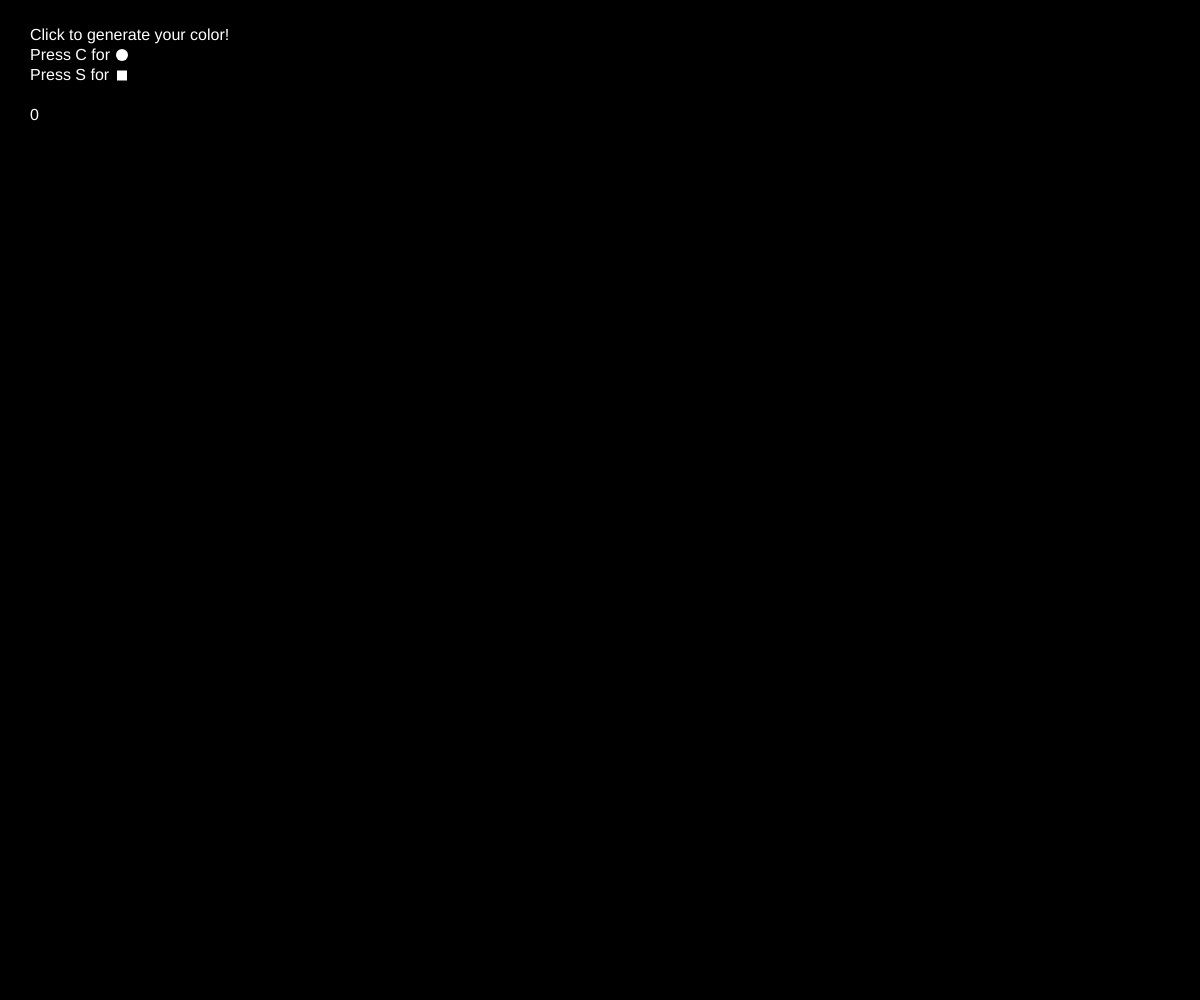
Frame 1 (no input)
Frame 60 (no input): identical to frame 1, image omitted
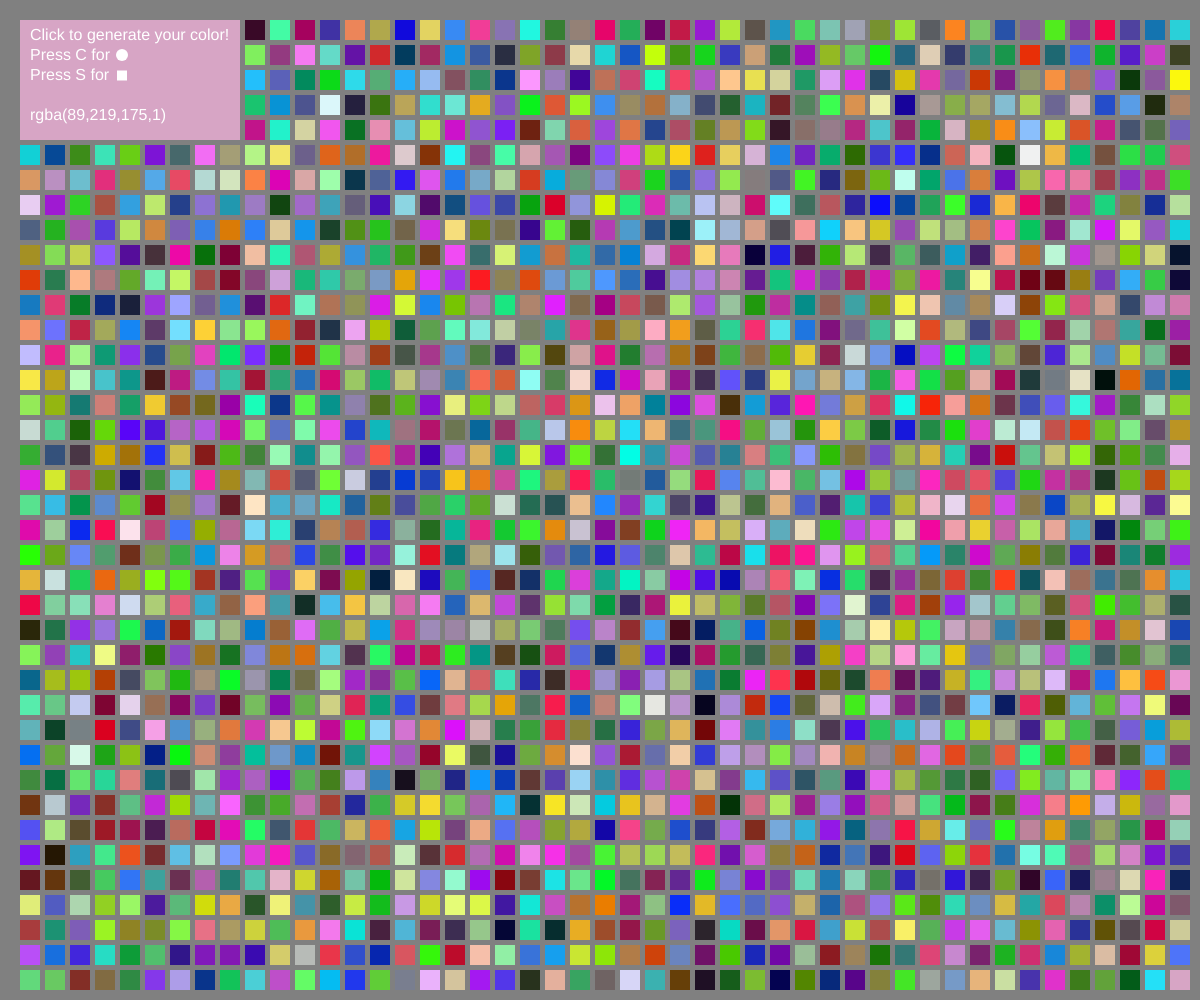
Frame 120 (the mouse pressed at the canvas centre since frame 60)

The p5.js sketch that drew these frames (run headless with seeded random() and noise() and a simulated clock; from frame 60 on, the mouse is pressed at the canvas centre):

// p5.js sketch
// ── sketch.js
let diameter = 20;
let bcolor = 0;
let squareColor = 0;


function preload(){
  // put preload code here

}

function setup() {
  createCanvas(windowWidth,windowHeight);


}

function draw(){

let bWhite = map(mouseX, 0, width, 0, 255);
 let bBlack = map(mouseY, 0, height, 0, 255);
 background(bWhite);
 background(bBlack);


for (let x = diameter; x < windowWidth - 20; x += 25) {
for (let y = diameter; y < windowHeight - 20; y += 25) {

  {
    if (mouseIsPressed && key == 'c' || key == 'C') {
              fill(squareColor);
              squareColor = color(random(255), random(255), random(255));
                    ellipse(x+10,y+10,diameter);
            }

      else if (mouseIsPressed) {
              fill(squareColor);
              squareColor = color(random(255), random(255), random(255));
                      rect(x,y, diameter);
            }

      else if (key == 'c' || key == 'C') {
        fill(squareColor);
        ellipse(x+10,y+10, diameter);
      }

      else if (key == 's' || key == 'S') {
        fill(squareColor);
        rect(x,y, diameter);
      }

      // else if(mouseX < windowWidth/2 && mouseY < windowHeight/2){
      //   fill(squareColor);
      // }
      else {
        fill(squareColor);
        rect(x,y, diameter);

      }
        noStroke()
        // translate(width / 2, height / 2);
        // rotate(frameCount * 2);
        // scale(sin(frameCount))

}
}
}


rect(20,20,220,120);
fill("white");

fill("white");
textSize(16);
text("Click to generate your color!", 30, 40);
text(squareColor, 30, 120);
text("Press C for", 30, 60);
text("Press S for", 30, 80);


rect(117, 70.5, 10, 10);
ellipse(122, 55, 12);


}

// function mousePressed() {
// 	squareColor = color(random(255), random(255), random(255));
// }


function windowResized() {
  resizeCanvas(windowWidth, windowHeight);
}
